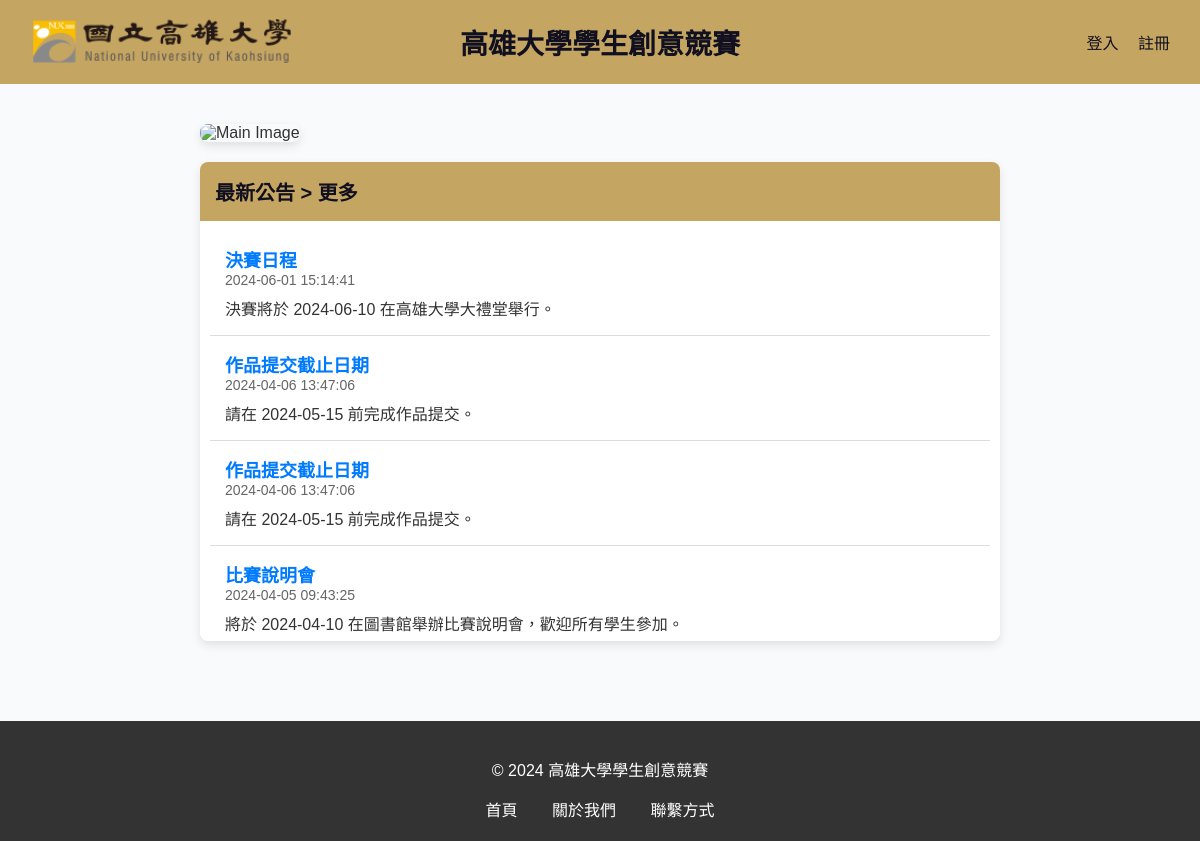
The app's page /view/index.php with its own data.
### tables this page shows
CREATE TABLE `announcement` (
  `aid` int(11) NOT NULL,
  `ssn` varchar(15) NOT NULL,
  `title` varchar(200) DEFAULT NULL,
  `content` text NOT NULL,
  `datetime` datetime NOT NULL
);

### view/index.php (the view, shortened to what this page needs)
<!DOCTYPE html>
<html lang="zh-Hant-TW">
<head>
</head>
<body>
    <div class="navbar">
        <div class="logo">
            <img src="../img/logo.png" alt="Logo">
        </div>
        <div class="site-name">高雄大學學生創意競賽</div>
        <div class="auth-links">
            <a href="../auth/login.php">登入</a>
            <a href="../register/register.html">註冊</a>
        </div>
    </div>
    <div class="main-content">
        <div class="main-image">
            <img src="../img/main.jpg" alt="Main Image">
        </div>
        <div class="announcements">
            <div class="announcement-header" onclick="window.location.href='announcement.php'">最新公告 > 更多</div>
            <div class="announcement-list">
                <?php
                require_once("../library/connection.php");
                $sql_query = "SELECT `title`, `datetime`, `content` FROM `announcement` ORDER BY `datetime` DESC;";
                $result = mysqli_query($link, $sql_query);
                if ($result -> num_rows > 0) {
                    $i = 0;
                    while ($row = $result->fetch_assoc()) {
                        echo '<div class="announcement-item">';
                        echo '<div class="announcement-title">' . htmlspecialchars($row["title"]) . '</div>';
                        echo '<div class="announcement-date">' . htmlspecialchars($row["datetime"]) . '</div>';
                        echo '<div class="announcement-description">' . htmlspecialchars($row["content"]) . '</div>';
                        echo '</div>';
                        $i++;
                        if ($i >= 4)
                            break;
                    }
                } else {
                    echo '<div class="announcement-item">目前沒有公告。</div>';
                }
                ?>
            </div>
        </div>
    </div>
    <div class="footer">
        <p>&copy; 2024 高雄大學學生創意競賽</p>
        <div>
            <a href="#">首頁</a>
            <a href="#">關於我們</a>
            <a href="#">聯繫方式</a>
        </div>
    </div>
</body>
</html>

### view/index.php (style rules this page uses)
body { font-family: Arial, sans-serif; margin: 0; padding: 0; background-color: #f9fafc; color: #333; }
.navbar { display: flex; justify-content: space-between; align-items: center; padding: 15px 30px; background-color: #c5a562; color: white; position: relative; }
.navbar .logo img { height: 50px; margin-right: 15px; }
.navbar .site-name { font-size: 28px; color: #101020; font-weight: bold; position: absolute; left: 50%; transform: translateX(-50%); }
.navbar .auth-links a { color: #101020; text-decoration: none; margin-left: 15px; font-size: 16px; transition: color 0.3s ease; }
.main-content { display: flex; justify-content: center; align-items: center; padding: 40px 20px; flex-direction: column; }
.main-image { width: 100%; max-width: 800px; margin-bottom: 20px; }
.main-image img { width: 100%; border-radius: 8px; box-shadow: 0 4px 10px rgba(0, 0, 0, 0.1); }
.announcements { width: 100%; max-width: 800px; background: white; border-radius: 8px; box-shadow: 0 4px 10px rgba(0, 0, 0, 0.1); overflow: hidden; }
.announcement-header { background-color: #c5a562; color: #101020 ; padding: 15px; font-size: 20px; font-weight: bold; cursor: pointer; transition: background-color 0.3s ease; }
.announcement-list { max-height: 400px; overflow-y: auto; padding: 10px; }
.announcement-item { padding: 15px; border-bottom: 1px solid #ddd; }
.announcement-item:last-child { border-bottom: none; }
.announcement-title { font-size: 18px; font-weight: bold; color: #007BFF; }
.announcement-date { font-size: 14px; color: #666; margin-bottom: 8px; }
.announcement-description { font-size: 16px; color: #333; }
.footer { text-align: center; background-color: #333; color: white; padding: 20px; margin-top: 40px; }
.footer a { color: white; text-decoration: none; margin: 0 15px; font-size: 16px; transition: color 0.3s ease; }

### records on screen
announcement: title "決賽日程", datetime "2024-06-01 15:14:41", content "決賽將於 2024-06-10 在高雄大學大禮堂舉行。"
announcement: title "作品提交截止日期", datetime "2024-04-06 13:47:06", content "請在 2024-05-15 前完成作品提交。"
announcement: title "作品提交截止日期", datetime "2024-04-06 13:47:06", content "請在 2024-05-15 前完成作品提交。"
announcement: title "比賽說明會", datetime "2024-04-05 09:43:25", content "將於 2024-04-10 在圖書館舉辦比賽說明會，歡迎所有學生參加。"
